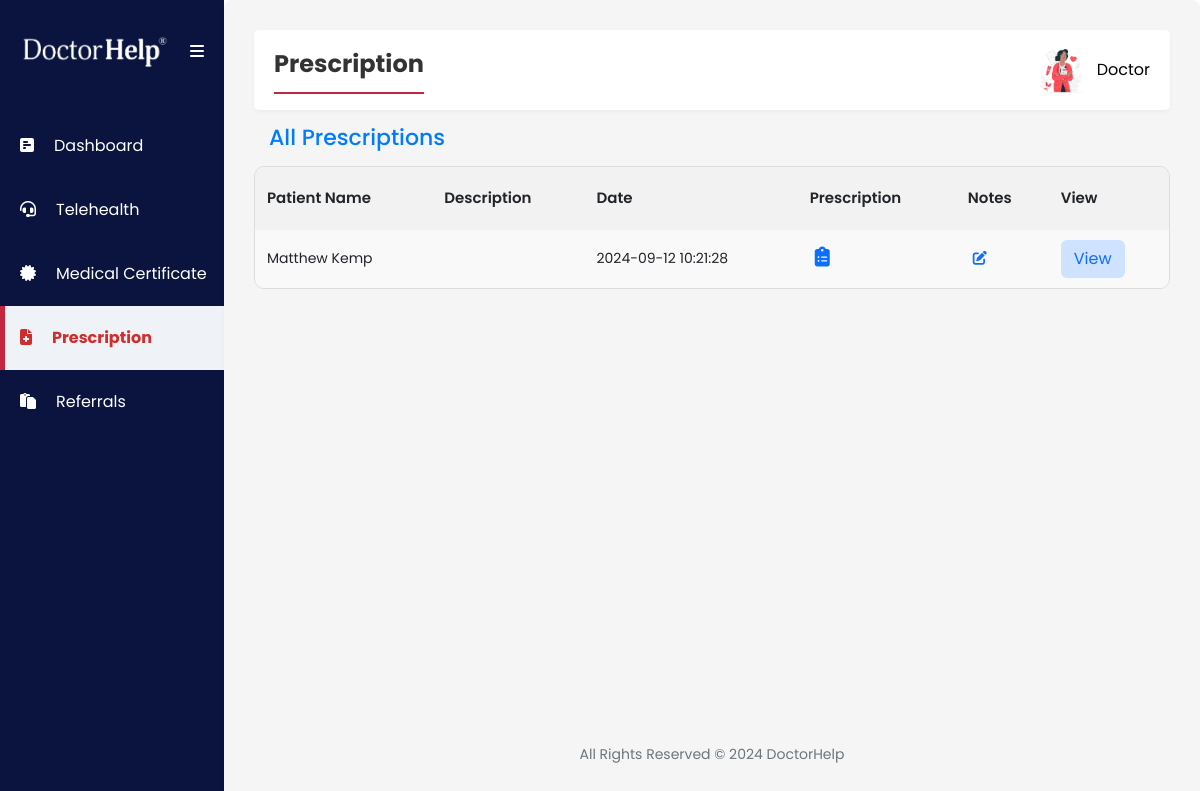
The page /doctor/prescription.php (signed in) on the database its author committed.
### tables this page shows
CREATE TABLE `doctor` (
  `id` int(11) NOT NULL,
  `email` varchar(255) NOT NULL,
  `username` varchar(50) NOT NULL,
  `doctor_name` text NOT NULL,
  `password` varchar(50) NOT NULL,
  `hpassword` varchar(255) NOT NULL,
  `profile_picture` varchar(255) NOT NULL DEFAULT 'default.png',
  `signature` varchar(255) NOT NULL DEFAULT 'signature.png',
  `aphra` varchar(100) DEFAULT NULL
);

CREATE TABLE `prescription` (
  `id` int(11) NOT NULL,
  `patient_id` int(11) DEFAULT NULL,
  `doctor_id` int(11) DEFAULT NULL,
  `description` text NOT NULL,
  `status` enum('pending','approved','assigned','disapproved') DEFAULT 'pending',
  `prescribe` text DEFAULT NULL,
  `request_date_time` timestamp NOT NULL DEFAULT current_timestamp() ON UPDATE current_timestamp(),
  `created_date` datetime NOT NULL DEFAULT current_timestamp(),
  `signature` varchar(255) NOT NULL,
  `payment` text DEFAULT NULL,
  `title` text NOT NULL,
  `name` text NOT NULL,
  `gender` text NOT NULL,
  `email` text NOT NULL,
  `phone` text NOT NULL,
  `dob` text NOT NULL,
  `address` text NOT NULL,
  `card_number` int(11) NOT NULL,
  `security_code` int(11) NOT NULL,
  `expiration_date` text NOT NULL,
  `country` text NOT NULL,
  `treatment` text NOT NULL,
  `prescriptionafter` text NOT NULL,
  `dosage` text NOT NULL,
  `previously_taken_medi` varchar(255) NOT NULL,
  `currentlyppb` text NOT NULL,
  `health_condition` text NOT NULL,
  `known_allergies` varchar(255) NOT NULL,
  `reason_known_allergies_yes` text NOT NULL,
  `over_the_counter_drugs` varchar(255) NOT NULL,
  `healthcare_provider_person_recently` varchar(255) NOT NULL,
  `specific_medication_seeking` varchar(255) NOT NULL,
  `known_nill_allergies` text NOT NULL,
  `medication_used_previously` varchar(255) NOT NULL,
  `plan_schedule` varchar(255) NOT NULL,
  `appointment_type` varchar(255) NOT NULL,
  `appointment_day` text NOT NULL,
  `appointment_time` text NOT NULL,
  `created_date_2` date DEFAULT current_timestamp(),
  `adverse_reactions` text NOT NULL,
  `document_path` varchar(255) NOT NULL,
  `notes` text NOT NULL,
  `city_code` varchar(60) DEFAULT NULL,
  `postcode` varchar(20) DEFAULT NULL,
  `state_code` varchar(20) DEFAULT NULL,
  `area_timeZone` varchar(60) DEFAULT NULL
);

### doctor/prescription.php (the view, shortened to what this page needs)
<?php
include '../include/config.php';
$username = $_SESSION['username'];
$query = "SELECT prescription.id,
                 COALESCE(patient.username, 'N/A') as patient_name,
                 prescription.name,
                 prescription.description,
                 prescription.request_date_time,
                 prescription.status,
                 prescription.prescribe
          FROM prescription
          LEFT JOIN patient ON prescription.patient_id = patient.id
          WHERE prescription.doctor_id = (SELECT id FROM doctor WHERE username = ?)
          ORDER BY prescription.created_date DESC";
$stmt = $conn->prepare($query);
$stmt->bind_param("s", $username);
$stmt->execute();
$result = $stmt->get_result();
?>
<?php include("include/sidebar.php"); ?>
<div class="second-section">
    <section>
        <div class="navbar">
            <div class="page-title">
                <span>Prescription</span>
            </div>
            <?php include("include/navbar.php"); ?>
        </div>
        <div class="table-responsive">
            <h2 class="page-header">All Prescriptions</h2>
            <table>
                <thead>
                    <tr>
                        <th>Patient Name</th>
                        <th class="hide-on-small">Description</th>
                        <th class="hide-on-small">Date</th>
                        <th class="hide-on-small">Prescription</th>
                        <th>Notes</th>
                        <th class="hide-on-small">View</th>
                    </tr>
                </thead>
                <tbody>
                    <?php
                    while ($row = $result->fetch_assoc()) {
                        $id = htmlspecialchars($row['id']);
                        $patient_name = htmlspecialchars($row['name']);
                        $description = htmlspecialchars($row['description']);
                        $request_date_time = htmlspecialchars($row['request_date_time']);
                        echo "<tr>";
                        echo "<td>{$patient_name}</td>";
                        echo "<td class='hide-on-small'>{$description}</td>";
                        echo "<td class='hide-on-small'>{$request_date_time}</td>";
                        echo "<td class='hide-on-small'><a href='prescription_prescribe.php?id={$id}'><i class='fa-solid fa-clipboard-list add-detail'></i></a></td>";
                        echo "<td><a href='precription_notes.php?id={$id}'><i class='fa-solid fa-pen-to-square'></i></a></td>";
                        echo "<td class='hide-on-small'><a href='prescription_view.php?id={$id}' class='btn text-primary bg-primary-subtle' style='color: white; text-decoration: none;'>View</a></td>";
                        echo "</tr>";
                    }
                    ?>
                </tbody>
            </table>
        </div>
    </section>
    <?php include("include/footer.php"); ?>
</div>
</body>
</html>

### doctor/include/navbar.php (shortened to what this page needs)
<?php
include '../include/config.php';
$username = $_SESSION['username'];
$sql_query = "SELECT * FROM doctor WHERE username='$username'";
$query_result = $conn->query($sql_query);
if ($query_result->num_rows > 0) {
    $user = $query_result->fetch_assoc();
} else {
    echo "User not found.";
    exit();
}
?>
<div class="navbar-title">
    <span onclick="toggleDropdown()">
        <img src="assets/img/<?php
        echo $user['profile_picture'];
        ?>" alt="Profile Picture" class="navbar-img">
        <button class="navbar-profile"> <?php
        echo $username;
        ?> </button>
    </span>
</div>

### doctor/assets/styles.css (style rules this page uses)
:root { --skyblue-bg: #eff3f7; --white-color: #fff; --blue-text-icon: linear-gradient( 270deg, #c3263f 0%, #c3263f 25%, #9c2941 75% ); --sidebar-color: #0a143f; --hover-blue-text-icon: #c3263f; --sidebar-hover: #e0e3ff; --card-header: #e0e3ff; --body-color: #212529; --sidebar-font: #ffffff; --footer-text: #6c757d; --date-time: #0099fb; --date-time-bg: #ccebfe; --mehron: #cf2e2e; --shadow: 0 2px 5px rgba(0, 0, 0, 0.04); }
* { box-sizing: border-box; margin: 0; padding: 0; }
body { font-family: Poppins, Helvetica, sans-serif; overflow-x: hidden; }
.navbar { background-color: var(--white-color); color: var(--body-color); display: flex; justify-content: space-between; align-items: center; padding: 15px 20px; gap: 20px; width: -webkit-fill-available; box-shadow: var(--shadow); border-radius: 5px; }
.page-title { border-bottom: 2px solid var(--hover-blue-text-icon); justify-content: start; padding-bottom: 10px; }
.navbar-title { font-size: 1.5rem; }
.navbar-title span { display: flex; align-items: center; column-gap: 10px; font-size: 20px; cursor: pointer; }
.navbar-title span .navbar-profile { border: none; background-color: transparent; font-size: 16px; text-transform: capitalize; }
.add-detail { font-size: 20px; }
table { width: 100%; border-collapse: separate; border-spacing: 0; border: 1px solid #ddd; border-radius: 10px; overflow: hidden; text-align: left; }
tbody a { padding: 0 5px; }
th { font-size: 15px; font-weight: 600; padding: 20px 12px; }
td { font-size: 14px; padding: 10px 12px; }
thead { background-color: #f2f2f2; border-bottom: 1px solid #ddd; }
tbody tr { border-top: 1px solid #ddd; }
tbody tr:nth-child(odd) { background-color: #f9f9f9; }
.navbar-img { width: 50px; }
::placeholder { color: #777777; text-transform: capitalize; }
.second-section { padding: 30px; width: 100%; background-color: #f5f5f5; border-radius: 8px; box-shadow: var(--shadow); display: flex; flex-direction: column; justify-content: space-between; }
.page-title span { font-size: 24px; font-weight: bold; color: #333; }
h2.page-header { margin: 15px; font-size: 22px; color: #007bff; }

### rows shown on the page
doctor: profile_picture (picture)
prescription: name "Matthew Kemp", request_date_time "2024-09-12 10:21:28"

### other values the page prints
$username "Doctor"
